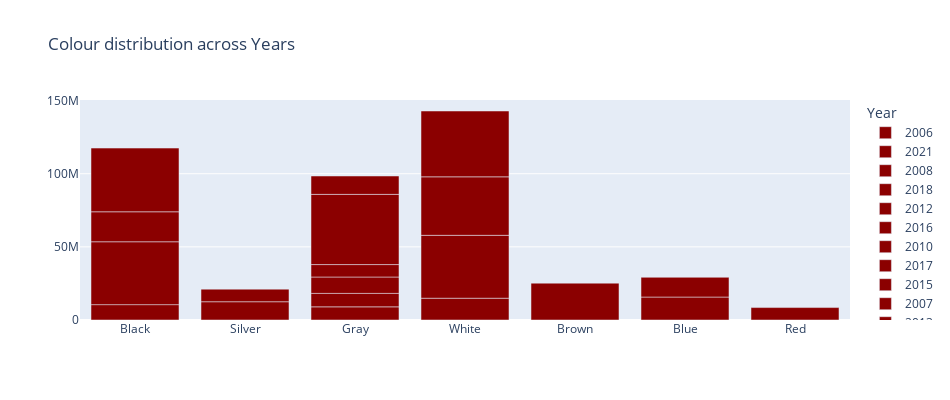

The notebook cell this image was saved under:
### Markdown cell above
#### Colour Distribution

### Code cell
clr_dist= px.bar(df,x='Colour',y='Price',color='Year',title='Colour distribution across Years',
              color_discrete_sequence=['#8B0000'])
clr_dist.update_layout(width=950,height=400)
clr_dist.update_layout(xaxis_title="",yaxis_title="")
clr_dist.show()

### Figure 1 — Plotly figure (JSON) as saved in the notebook; plotly's stock layout.template omitted (floating-point values rounded to 4 significant figures)
{"data": [{"alignmentgroup": "True", "hovertemplate": "Year=2006<br>Colour=%{x}<br>Price=%{y}<extra></extra>", "legendgroup": "2006", "marker": {"color": "#8B0000", "pattern": {"shape": ""}}, "name": "2006", "offsetgroup": "2006", "orientation": "v", "showlegend": true, "textposition": "auto", "type": "bar", "x": ["Black", "Silver"], "xaxis": "x", "y": [10500000, 12500000], "yaxis": "y"}, {"alignmentgroup": "True", "hovertemplate": "Year=2021<br>Colour=%{x}<br>Price=%{y}<extra></extra>", "legendgroup": "2021", "marker": {"color": "#8B0000", "pattern": {"shape": ""}}, "name": "2021", "offsetgroup": "2021", "orientation": "v", "showlegend": true, "textposition": "auto", "type": "bar", "x": ["Black"], "xaxis": "x", "y": [43000000], "yaxis": "y"}, {"alignmentgroup": "True", "hovertemplate": "Year=2008<br>Colour=%{x}<br>Price=%{y}<extra></extra>", "legendgroup": "2008", "marker": {"color": "#8B0000", "pattern": {"shape": ""}}, "name": "2008", "offsetgroup": "2008", "orientation": "v", "showlegend": true, "textposition": "auto", "type": "bar", "x": ["Silver", "Gray"], "xaxis": "x", "y": [8600000, 9000000], "yaxis": "y"}, {"alignmentgroup": "True", "hovertemplate": "Year=2018<br>Colour=%{x}<br>Price=%{y}<extra></extra>", "legendgroup": "2018", "marker": {"color": "#8B0000", "pattern": {"shape": ""}}, "name": "2018", "offsetgroup": "2018", "orientation": "v", "showlegend": true, "textposition": "auto", "type": "bar", "x": ["White"], "xaxis": "x", "y": [14900000], "yaxis": "y"}, {"alignmentgroup": "True", "hovertemplate": "Year=2012<br>Colour=%{x}<br>Price=%{y}<extra></extra>", "legendgroup": "2012", "marker": {"color": "#8B0000", "pattern": {"shape": ""}}, "name": "2012", "offsetgroup": "2012", "orientation": "v", "showlegend": true, "textposition": "auto", "type": "bar", "x": ["Black", "Brown"], "xaxis": "x", "y": [20500000, 25200000], "yaxis": "y"}, {"alignmentgroup": "True", "hovertemplate": "Year=2016<br>Colour=%{x}<br>Price=%{y}<extra></extra>", "legendgroup": "2016", "marker": {"color": "#8B0000", "pattern": {"shape": ""}}, "name": "2016", "offsetgroup": "2016", "orientation": "v", "showlegend": true, "textposition": "auto", "type": "bar", "x": ["White"], "xaxis": "x", "y": [43000000], "yaxis": "y"}, {"alignmentgroup": "True", "hovertemplate": "Year=2010<br>Colour=%{x}<br>Price=%{y}<extra></extra>", "legendgroup": "2010", "marker": {"color": "#8B0000", "pattern": {"shape": ""}}, "name": "2010", "offsetgroup": "2010", "orientation": "v", "showlegend": true, "textposition": "auto", "type": "bar", "x": ["Gray", "Gray", "Gray"], "xaxis": "x", "y": [9200000, 11200000, 8500000], "yaxis": "y"}, {"alignmentgroup": "True", "hovertemplate": "Year=2017<br>Colour=%{x}<br>Price=%{y}<extra></extra>", "legendgroup": "2017", "marker": {"color": "#8B0000", "pattern": {"shape": ""}}, "name": "2017", "offsetgroup": "2017", "orientation": "v", "showlegend": true, "textposition": "auto", "type": "bar", "x": ["Black", "White"], "xaxis": "x", "y": [43550000, 40000000], "yaxis": "y"}, {"alignmentgroup": "True", "hovertemplate": "Year=2015<br>Colour=%{x}<br>Price=%{y}<extra></extra>", "legendgroup": "2015", "marker": {"color": "#8B0000", "pattern": {"shape": ""}}, "name": "2015", "offsetgroup": "2015", "orientation": "v", "showlegend": true, "textposition": "auto", "type": "bar", "x": ["Gray", "Blue"], "xaxis": "x", "y": [48000000, 15700000], "yaxis": "y"}, {"alignmentgroup": "True", "hovertemplate": "Year=2007<br>Colour=%{x}<br>Price=%{y}<extra></extra>", "legendgroup": "2007", "marker": {"color": "#8B0000", "pattern": {"shape": ""}}, "name": "2007", "offsetgroup": "2007", "orientation": "v", "showlegend": true, "textposition": "auto", "type": "bar", "x": ["Red"], "xaxis": "x", "y": [8500000], "yaxis": "y"}, {"alignmentgroup": "True", "hovertemplate": "Year=2013<br>Colour=%{x}<br>Price=%{y}<extra></extra>", "legendgroup": "2013", "marker": {"color": "#8B0000", "pattern": {"shape": ""}}, "name": "2013", "offsetgroup": "2013", "orientation": "v", "showlegend": true, "textposition": "auto", "type": "bar", "x": ["Blue"], "xaxis": "x", "y": [13500000], "yaxis": "y"}, {"alignmentgroup": "True", "hovertemplate": "Year=2019<br>Colour=%{x}<br>Price=%{y}<extra></extra>", "legendgroup": "2019", "marker": {"color": "#8B0000", "pattern": {"shape": ""}}, "name": "2019", "offsetgroup": "2019", "orientation": "v", "showlegend": true, "textposition": "auto", "type": "bar", "x": ["White"], "xaxis": "x", "y": [45000000], "yaxis": "y"}, {"alignmentgroup": "True", "hovertemplate": "Year=2011<br>Colour=%{x}<br>Price=%{y}<extra></extra>", "legendgroup": "2011", "marker": {"color": "#8B0000", "pattern": {"shape": ""}}, "name": "2011", "offsetgroup": "2011", "orientation": "v", "showlegend": true, "textposition": "auto", "type": "bar", "x": ["Gray"], "xaxis": "x", "y": [12550000], "yaxis": "y"}], "layout": {"barmode": "relative", "height": 400, "legend": {"title": {"text": "Year"}, "tracegroupgap": 0}, "title": {"text": "Colour distribution across Years"}, "width": 950, "xaxis": {"anchor": "y", "domain": [0, 1], "title": {"text": ""}}, "yaxis": {"anchor": "x", "domain": [0, 1], "title": {"text": ""}}}}
